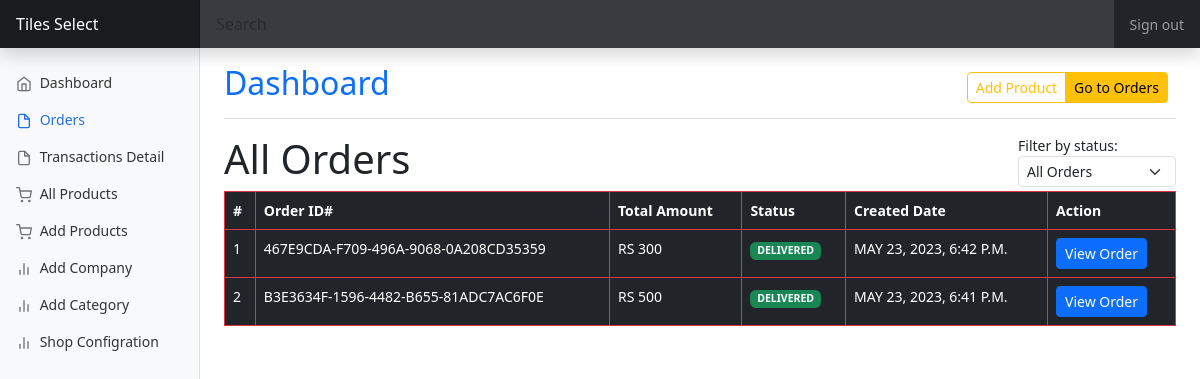
Screenshot of /shop-dashboard/all-orders (signed in) with the database file from the repository.
### core/models.py (models this page shows, shortened)
class User(AbstractUser):
    id = models.UUIDField(primary_key=True,default=uuid.uuid4 , unique=True)
    username = None
    email = models.EmailField(_('email address'), unique=True)
    showroom_owner = models.BooleanField(default=False)
    USERNAME_FIELD = 'email'
    REQUIRED_FIELDS = []
    objects = UserManager()

class Showrooms(User):
    showroom_type = models.CharField( max_length=50,choices=SHOWROOM_TYPES ,default="")
    showroom_name = models.CharField( max_length=50)
    office_phone_number = models.CharField( max_length=50)
    address = models.CharField( max_length=250)
    since = models.CharField( max_length=50)
    link_360 = models.CharField( max_length=250 , blank=True,null=True)
    class Meta:
        verbose_name_plural = 'Showrooms'

class Order(models.Model):
    id = models.UUIDField(primary_key=True,default=uuid.uuid4 , unique=True)
    user = models.ForeignKey(User, on_delete=models.CASCADE)
    showroom = models.ForeignKey(Showrooms, on_delete=models.CASCADE , related_name="showrooms")
    products_list = models.CharField(max_length=250 , blank= True , null = True)
    total_amount = models.CharField(max_length=250 , blank= True , null = True)
    first_name = models.CharField( max_length=50 , blank=True , null=True)
    last_name = models.CharField( max_length=50 ,blank=True , null=True)
    street_address = models.CharField( max_length=200,blank=True , null=True)
    city = models.CharField( max_length=50,blank=True , null=True)
    phone = models.IntegerField(blank=True , null=True)
    email = models.EmailField(max_length=254,blank=True , null=True)
    order_description = models.TextField(blank=True , null=True)
    ordered = models.BooleanField(default=False)
    accepted = models.BooleanField(default=False)
    rejected = models.BooleanField(default=False)
    delivered = models.BooleanField(default=False)
    created_at = models.DateTimeField(auto_now_add=True)
    updated_at = models.DateTimeField(auto_now=True)

### order_management/views.py (the view)
# urls.py: path('shop-dashboard/all-orders', views.all_orders, name="all_orders"),
@cache_control(no_cache=True, must_revalidate=True , no_store=True)
@login_required(login_url='shop_dashboard_signin')
def all_orders(request):
    if request.user.showroom_owner == True:
        showroom = Showrooms.objects.get(id=request.user.id)
        products = Product.objects.filter(showroom = showroom)
        filter_status = request.GET.get('status', 'all')
        if filter_status == 'all':
            orders = Order.objects.filter(showroom=showroom).order_by('-created_at')
        elif filter_status == 'accepted':
            orders = Order.objects.filter(showroom=showroom,accepted=True , delivered=False).order_by('-created_at')
        elif filter_status == 'rejected':
            orders = Order.objects.filter(showroom=showroom,rejected=True).order_by('-created_at')
        elif filter_status == 'delivered':
            orders = Order.objects.filter(showroom=showroom,delivered=True , accepted = True).order_by('-created_at')
        else:
            orders = Order.objects.none()
        context = {
            "showroom": showroom,
            "products": products,
            "orders": orders,
            'filter_status': filter_status,
        }
        return render(request , "shop/dashboard/all_orders.html" , context)
    else:
        return redirect("shop_dashboard_signin")

### templates/shop/dashboard/all_orders.html (shortened to what this page needs)
{% extends 'shop/dashboard/shop_dashboard_base.html' %}
{% block content %}
<div class="d-flex justify-content-between">
    <h1>All Orders</h1>
    <div class="filter ">
        <label >Filter by status:</label>
        <form method="GET">
        <select  id="status-filter" name="status" class="form-select form-select-sm " onchange="this.form.submit()">
            <option value="all" {% if filter_status == 'all' %}selected{% endif %}>All Orders</option>
        </select>
        </form>
    </div>
</div>
<div class="table-responsive">
    <table id="order-table" class="table table-dark table-hover table-lg table-bordered border-danger">
      <thead>
        <tr>
          <th scope="col">#</th>
          <th scope="col">Order ID#</th>
          <th scope="col">Total Amount</th>
          <th scope="col">Status</th>
          <th scope="col">Created Date</th>
          <th scope="col">Action</th>
        </tr>
      </thead>
      <tbody >
        {% for i in orders %}
        <tr>
          <td class="text-uppercase">{{forloop.counter}}</td>
          <td class="text-uppercase">{{i.id}}</td>
          <td class="text-uppercase">Rs {{i.total_amount}}</td>
          <td class="text-uppercase">{% if i.accepted == True and i.delivered == True  %} <span class="badge bg-success text-wrap">Delivered</span> {% elif i.rejected == True %}<span class="badge bg-danger text-wrap"> Rejected </span>{% elif i.accepted == True  %} <span class="badge bg-info text-wrap">Accepted </span>{% else %} <span class="badge bg-warning text-wrap">Not viewed</span> {% endif %}</td>
          <td class="text-uppercase">{{i.created_at}}</td>
          <td>
            <a href="{% url 'invoice_order' i.id %}" class="btn btn-primary btn-sm">View Order</a>
          </td>
        </tr>
        {% endfor %}
      </tbody>
    </table>
  </div>
{% endblock content %}

### templates/shop/dashboard/shop_dashboard_base.html (shortened to what this page needs)
{% load static %}
<!doctype html>
<html lang="en" data-bs-theme="auto">
  <head>
<link href="{% static '../assets/dist/css/bootstrap.min.css' %}" rel="stylesheet">
    <link href="{% static 'dashboard.css' %}" rel="stylesheet">
  </head>
  <body>
<header class="print_not_show navbar navbar-dark sticky-top bg-dark flex-md-nowrap p-0 shadow">
  <a class="navbar-brand col-md-3 col-lg-2 me-0 px-3 fs-6" href="{% url 'shop_dashboard' %}">{{ showroom.showroom_name }}</a>
  <input class="form-control form-control-dark w-100 rounded-0 border-0" type="text" placeholder="Search" aria-label="Search">
  <div class="navbar-nav">
    <div class="nav-item text-nowrap">
      <a class="nav-link px-3" onclick="return signout();" href="{% url 'dashboard_logout' %}">Sign out</a>
    </div>
  </div>
</header>
<div class="container-fluid">
  <div class="row">
    <nav id="sidebarMenu" class="print_not_show col-md-3 col-lg-2 d-md-block bg-body-tertiary sidebar collapse">
      <div class="position-sticky pt-3 sidebar-sticky">
        <ul class="nav flex-column">
          <li class="nav-item active">
            <a class="nav-link {% if request.resolver_match.view_name == 'shop_dashboard' %} active{% endif %} "  aria-current="page" href="{% url 'shop_dashboard' %}">
              <span data-feather="home" class="align-text-bottom"></span>
              Dashboard
            </a>
          </li>
          <li class="nav-item">
            <a class="nav-link {% if request.resolver_match.view_name == 'all_orders' %} active{% endif %}" href="{% url 'all_orders' %}">
              <span data-feather="file" class="align-text-bottom"></span>
              Orders
            </a>
          </li>
          <li class="nav-item">
            <a class="nav-link {% if request.resolver_match.view_name == 'transaction_details' %} active{% endif %}" href="{% url 'transaction_details' %}">
              <span data-feather="file" class="align-text-bottom"></span>
              Transactions Detail
            </a>
          </li>
          <li class="nav-item">
            <a class="nav-link {% if request.resolver_match.view_name == 'all_products' %} active{% endif %}" aria-current="page" href="{% url 'all_products' %}">
              <span data-feather="shopping-cart" class="align-text-bottom"></span>
              All Products
            </a>
          </li>
          <li class="nav-item">
            <a class="nav-link {% if request.resolver_match.view_name == 'add_product' %} active{% endif %}" href="{% url 'add_product' %}">
              <span data-feather="shopping-cart" class="align-text-bottom"></span>
             Add Products
            </a>
          </li>
          <li class="nav-item">
            <a class="nav-link {% if request.resolver_match.view_name == 'all_companies' %} active{% endif %}" href="{% url 'all_companies' %}">
              <span data-feather="bar-chart-2" class="align-text-bottom"></span>
              Add Company
            </a>
          </li>
          <li class="nav-item">
            <a class="nav-link {% if request.resolver_match.view_name == 'all_categories' %} active{% endif %}" href="{% url 'all_categories' %}">
              <span data-feather="bar-chart-2" class="align-text-bottom"></span>
              Add Category
            </a>
          </li>
          <li class="nav-item">
            <a class="nav-link {% if request.resolver_match.view_name == 'settings' %} active{% endif %}" href="{% url 'settings' %}">
              <span data-feather="bar-chart-2" class="align-text-bottom"></span>
              Shop Configration
            </a>
          </li>
        </ul>
      </div>
    </nav>
    <main class=" col-md-9 ms-sm-auto col-lg-10 px-md-4">
      <div class="print_not_show d-flex justify-content-between flex-wrap flex-md-nowrap align-items-center pt-3 pb-2 mb-3 border-bottom">
        <h1 class=" h2"><a class="text-decoration-none" href="{% url 'shop_dashboard' %}">Dashboard</a></h1>
        <div class="btn-toolbar mb-2 mb-md-0">
          <div class="btn-group me-2">
            <a href ="{% url 'add_product' %}" class="btn btn-sm btn-outline-warning">Add Product</a>
            <a href="{% url 'all_orders' %}" class="btn btn-sm btn-warning">Go to Orders</a>
          </div>
        </div>
      </div>
      {% block content %}
      {% endblock content %}
    </main>
  </div>
</div>
  </body>
  {% include 'messages.html' %}
</html>

### static/dashboard.css (style rules this page uses)
body { font-size: .875rem; }
.feather { width: 16px; height: 16px; }
.sidebar { position: fixed; top: 0; bottom: 0; left: 0; z-index: 100; padding: 48px 0 0; box-shadow: inset -1px 0 0 rgba(0, 0, 0, .1); }
.sidebar-sticky { height: calc(100vh - 48px); overflow-x: hidden; overflow-y: auto; }
.sidebar .nav-link { font-weight: 500; color: #333; }
.sidebar .nav-link .feather { margin-right: 4px; color: #727272; }
.sidebar .nav-link.active { color: #2470dc; }
.sidebar .nav-link:hover .feather, .sidebar .nav-link.active .feather { color: inherit; }
.navbar-brand { padding-top: .75rem; padding-bottom: .75rem; background-color: rgba(0, 0, 0, .25); box-shadow: inset -1px 0 0 rgba(0, 0, 0, .25); }
.navbar .form-control { padding: .75rem 1rem; }
.form-control-dark { color: #fff; background-color: rgba(255, 255, 255, .1); border-color: rgba(255, 255, 255, .1); }

### rows the page displays
Showrooms: showroom_name "Tiles Select"
Order: id "467E9CDA-F709-496A-9068-0A208CD35359", total_amount "300", accepted "DELIVERED", created_at "MAY 23, 2023, 6:42 P.M."
Order: id "B3E3634F-1596-4482-B655-81ADC7AC6F0E", total_amount "500", accepted "DELIVERED", created_at "MAY 23, 2023, 6:41 P.M."
